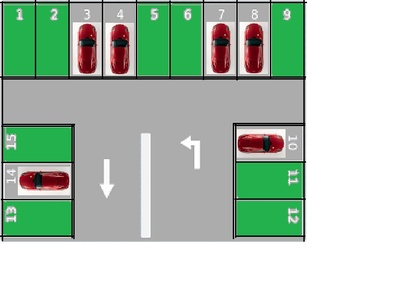
%> input picture parkinglot.jpg, 420 x 286 px, shrunk from 940 x 640 before the run
$ octave code.m   (GNU Octave 9; MATLAB toolbox functions it lacks are replaced by stand-ins)
%> lines starting %> are read from the running program, lines starting %| are printed output that depends on the picture; in (x1, y1, x2, y2) boxes, pixels count from 0 and x2, y2 are one past the last pixel; in counts of white or black regions, pixels touching at a corner belong together; the program's own positions count from 1
data = imread('parkinglot.jpg');
%> data is the input picture: size 286x420x3 uint8; mean R, G, B 177.4, 196.5, 180.6
diff_im = imsubtract(data(:,:,2), rgb2gray(data));
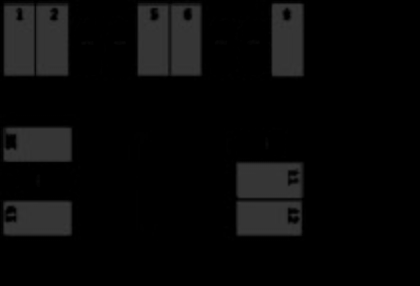
%> diff_im: size 286x420 uint8; min 0, max 57, mean 8.7
%Use a median filter to filter out noise
diff_im = medfilt2(diff_im, [3 3]);
diff_im = im2bw(diff_im,0.18);
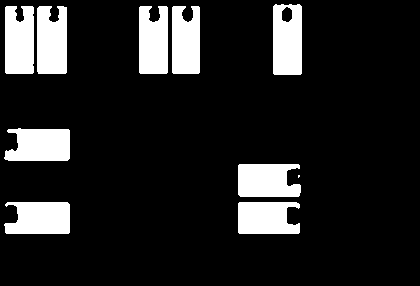
%> diff_im: size 286x420 logical; 13.8% white; 10 white regions (1 under 20 px), largest, box (x1, y1, x2, y2) and area: (273, 4, 302, 75) 1915, (37, 6, 67, 74) 1906, (5, 6, 34, 74) 1863
diff_im = bwareaopen(diff_im,300);
%> diff_im: size 286x420 logical; 13.8% white; 9 white regions
bw = bwlabel(diff_im, 8);
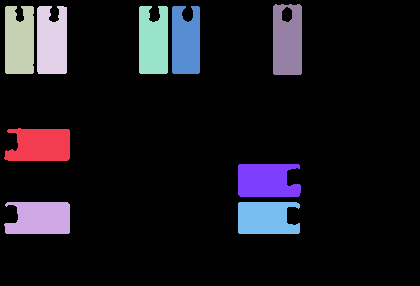
%> bw: size 286x420 double; 10 distinct labels, from 0 to 9; one colour per label, 0 black
stats = regionprops(bw, 'BoundingBox', 'Centroid');
%> stats = 9 regions; largest, box (x1, y1, x2, y2) and Centroid: (4, 128, 70, 161) [41.1 145.9], (4, 202, 70, 234) [41 219], (238, 164, 301, 197) [267 181.4], (273, 4, 302, 75) [288 41.9], (37, 6, 67, 74) [52.4 42.2]
% Display the image
imshow(data)
hold on
for object = 1:length(stats)
bb = stats(object).BoundingBox;
bc = stats(object).Centroid;
rectangle('Position',bb,'EdgeColor','r','LineWidth',2)
plot(bc(1),bc(2), '-m+')
end
%> this loop made 9 passes
%> (bb, bc) on passes 1 to 9: ([4.5 128.5 66 33], [41.08 145.9]), ([4.5 202.5 66 32], [40.98 219]), ([5.5 6.5 29 68], [19.96 41.9]), ([37.5 6.5 30 68], [52.36 42.24]), ([139.5 6.5 29 68], [153.9 42.47]), ([172.5 6.5 28 68], [186.4 42.48]), ([238.5 164.5 63 33], [267 181.4]), ([238.5 202.5 62 32], [266.5 218.8]), ([273.5 4.5 29 71], [288 41.9])
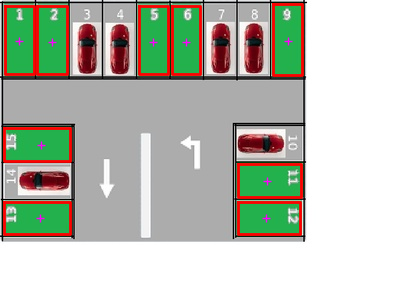
%> figure redrawn from the program's plot data

a=1;
v=10;
q=2;
w=3;
x=1;
y=1;
z=3;
r4=0;
r5=1;
sg1=0;
sg2=0;
sg3=0;
sg4=0;
sg5=0;
s(1)=0;
s(2)=0;
s(3)=0;
s(4)=0;
s(5)=0;
while a==1
ans=input('Press 1 for new entry and press 0 to exit.');
if ans==1
vname= input('Enter name of visitor: ', 's');
pn = input('Enter visitor phone no.: ');
car = input('Enter car plate number: ');
person = input('Enter name of person to be visited: ', 's');
flat = input('Enter flat details: ');
slot = input('Enter parking slot required according to the layout shown:');
block = input('Enter building block number (1,2,3,4,5):');
v=v+1;
if block==1
q=q+1;
elseif block==2
w=w+1;
elseif block==3
x=x+1;
elseif block==4
y=y+1;
elseif block==5
z=z+1;
else
disp('Wrong block entered.')
end
elseif ans==0
d1= q/v;
d2= w/v;
d3= x/v;
d4= y/v;
d5= z/v;
d=[d1 d2 d3 d4 d5]
s=sort(d,'descend')
r4='0';r5='1';
if (s(4)+s(5))>=s(1)
for i=1:3
temp(i+1)=s(i);
end
temp(1)=(s(4)+s(5));
for i=1:4
s(i)=temp(i);
end
r2='0';r3='1';
if (s(3)+s(4))>=s(1)
for i=1:2
temp(i+1)=s(i);
end
temp(1)=(s(3)+s(4));
for i=1:3
s(i)=temp(i);
end
r1='1';r4='00';r5='01';
if (s(2)+s(3))>=s(1)
temp(1)=s(1);s(1)=(s(2)+s(3));s(2)=temp(1);
r1='01';r2='10';r3='11';r4='000';r5='001';
else s(2)=(s(2)+s(3));
r1='11';r2='00';r3='01';r4='100';r5='101';
end
elseif (s(3)+s(4))>=s(2)
temp(2)=s(2);s(2)=(s(3)+s(4));s(3)=temp(2);
r1='1';r2='00';r3='01';
if (s(2)+s(3))>=s(1)
temp(1)=s(1);s(1)=(s(2)+s(3));s(2)=temp(1);
r1='01';r2='000';r3='001';r4='10';r5='11';
else s(2)=(s(2)+s(3));
r1='11';r2='100';r3='101';r4='00';r5='01';
end
else s(3)=(s(3)+s(4));
r1='0';r2='10';r3='11';
if (s(2)+s(3))>=s(1)
temp(1)=s(1);s(1)=(s(2)+s(3));s(2)=temp(1);
r1='00';r2='010';r3='011';r4='10';r5='11';
else s(2)=(s(2)+s(3));
r1='10';r2='110';r3='111';r4='00';r5='01';
end
end
elseif (s(4)+s(5))>=s(2)
for i=2:3
temp(i+1)=s(i);
end
temp(2)=(s(4)+s(5));
for i=3:4
s(i)=temp(i);
end
r2='0';r3='1';
if (s(3)+s(4))>=s(1)
for i=1:2
temp(i+1)=s(i);
end
temp(1)=(s(3)+s(4));
for i=1:3
s(i)=temp(i);
end
r1='0';r4='10';r5='11';
if (s(2)+s(3))>=s(1)
temp(1)=s(1);s(1)=(s(2)+s(3));s(2)=temp(1);
r1='00';r2='10';r3='11';r4='010';r5='011';
else s(2)=(s(2)+s(3));
r1='10';r2='00';r3='01';r4='110';r5='111';
end
elseif (s(3)+s(4))>=s(2)
temp(2)=s(2);s(2)=(s(3)+s(4));s(3)=temp(2);
r1='1';r2='00';r3='01';
if (s(2)+s(3))>=s(1)
temp(1)=s(1);s(1)=(s(2)+s(3));s(2)=temp(1);
r1='01';r2='000';r3='001';r4='10';r5='11';
else s(2)=(s(2)+s(3));
r1='11';r2='100';r3='101';r4='00';r5='01';
end
else s(3)=(s(3)+s(4));
r2='10';r3='11';r4='00';r5='01';
if (s(2)+s(3))>=s(1)
temp(1)=s(1);s(1)=(s(2)+s(3));s(2)=temp(1);
r1='1';r2='010';r3='011';r4='000';r5='001';
else s(2)=(s(2)+s(3));
r1='0';r2='110';r3='111';r4='100';r5='101';
end
end
elseif (s(4)+s(5))>=s(3)
temp(3)=s(3);s(3)=(s(4)+s(5));s(4)=temp(3);
r4='00';r5='01';r3='1';
if (s(3)+s(4))>=s(1)
for i=1:2
temp(i+1)=s(i);
end
temp(1)=(s(3)+s(4));
for i=1:3
s(i)=temp(i);
end
r1='0';r2='1';
if (s(2)+s(3))>=s(1)
temp(1)=s(1);s(1)=(s(2)+s(3));s(2)=temp(1);
r1='00';r2='01';r3='11';r4='100';r5='101';
else s(2)=(s(2)+s(3));
r1='10';r2='11';r3='01';r4='000';r5='001';
end
elseif (s(3)+s(4))>=s(2)
temp(2)=s(2);s(2)=(s(3)+s(4));s(3)=temp(2);
r2='1';r3='01';r4='000';r5='001';
if (s(2)+s(3))>=s(1)
temp(1)=s(1);s(1)=(s(2)+s(3));s(2)=temp(1);
r1='1';r2='01';r3='001';r4='0000';r5='0001';
else s(2)=(s(2)+s(3));
r1='0';r2='11';r3='101';r4='1000';r5='1001';
end
else s(3)=(s(3)+s(4));
r2='0';r3='11';r4='100';r5='101';
if (s(2)+s(3))>=s(1)
temp(1)=s(1);s(1)=(s(2)+s(3));s(2)=temp(1);
r1='1';r2='00';r3='011';r4='0100';r5='0101';
else s(2)=(s(2)+s(3));
r1='0';r2='10';r3='111';r4='1100';r5='1101';
end
end
else s(4)=(s(4)+s(5));
r3='0';r4='10';r5='11';
if (s(3)+s(4))>=s(1)
for i=1:2
temp(i+1)=s(i);
end
temp(1)=(s(3)+s(4));
for i=1:3
s(i)=temp(i);
end
r1='0';r2='1';
if (s(2)+s(3))>=s(1)
temp(1)=s(1);s(1)=(s(2)+s(3));s(2)=temp(1);
r1='00';r2='01';r3='10';r4='110';r5='111';
else s(2)=(s(2)+s(3));
r1='10';r2='11';r3='00';r4='010';r5='011';
end
elseif (s(3)+s(4))>=s(2)
temp(2)=s(2);s(2)=(s(3)+s(4));s(3)=temp(2);
r2='1';r3='00';r4='010';r5='011';
if (s(2)+s(3))>=s(1)
temp(1)=s(1);s(1)=(s(2)+s(3));s(2)=temp(1);
r1='1';r2='01';r3='000';r4='0010';r5='0011';
else s(2)=(s(2)+s(3));
 r1='0';r2='11';r3='100';r4='1010';r5='1011';
 end
 else s(3)=(s(3)+s(4));
 r2='0';r3='10';r4='110';r5='111';
 if (s(2)+s(3))>=s(1)
 temp(1)=s(1);s(1)=(s(2)+s(3));s(2)=temp(1);
 r1='1';r2='00';r3='010';r4='0110';r5='0111';
 else s(2)=(s(2)+s(3));
 r1='0';r2='10';r3='110';r4='1110';r5='1111';
 end
 end
 end


 disp('Program terminated.')
 disp('Total number of visitors:')
 disp(v)
 disp('Total number of visitors at block 1:')
 disp(q);
 disp('Total number of visitors at block 2:');
 disp(w);
 disp('Total number of visitors at block 3:');
 disp(x);
 disp('Total number of visitors at block 4:');
 disp(y);
 disp('Total number of visitors at block 5:');
 disp(z);
 disp('ENCODED CODE:');
 disp(r1);

 disp(r2);

 disp(r3);

 disp(r4);

 disp(r5);
 break
 else
 disp('Invalid input.')
 end
end
%> this loop made 1 pass; the answer given on pass 1: 1
